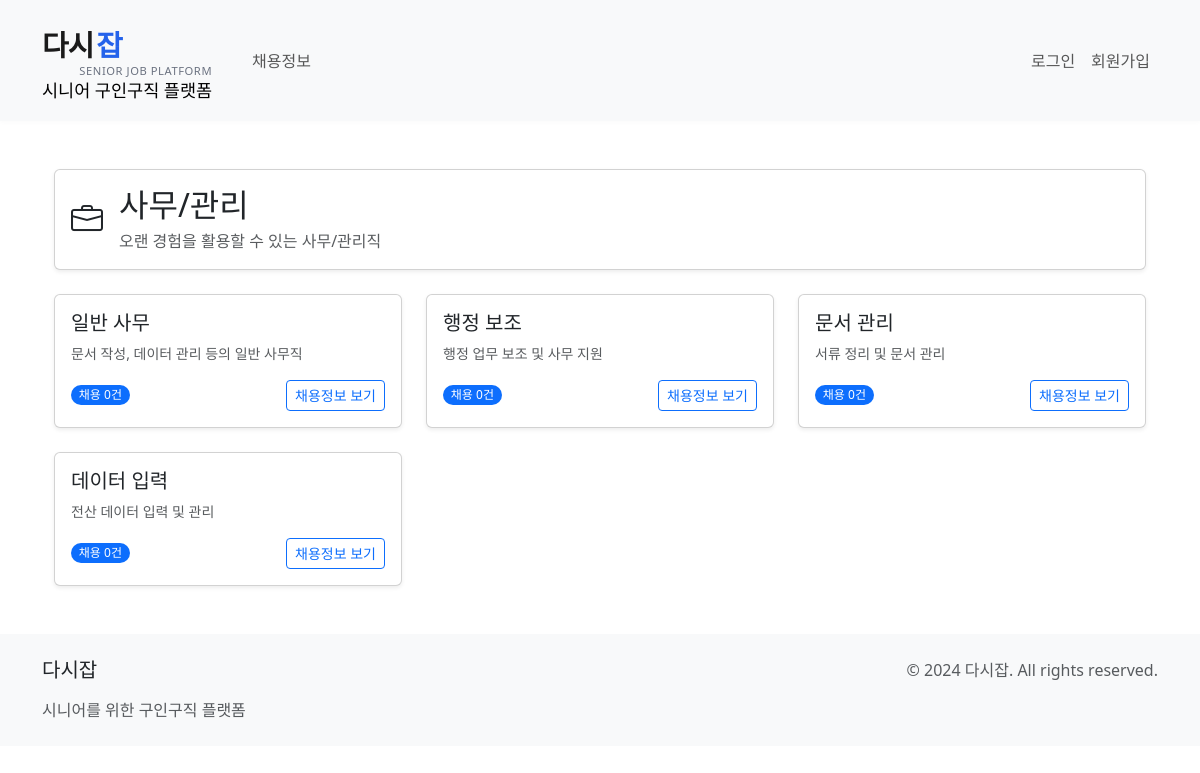
Page /category/1/ on the committed database.
### jobs/models.py (models this page shows, shortened)
class JobCategory(models.Model):
    name = models.CharField(max_length=100)
    description = models.TextField(blank=True)
    icon = models.CharField(max_length=50, blank=True)
    class Meta:
        verbose_name_plural = "Job Categories"

class SubCategory(models.Model):
    category = models.ForeignKey(JobCategory, on_delete=models.CASCADE, related_name='subcategories')
    name = models.CharField(max_length=100)
    description = models.TextField(blank=True)
    class Meta:
        verbose_name_plural = "Sub Categories"

### jobs/views.py (the view)
# urls.py: path('category/<int:pk>/', views.CategoryDetailView.as_view(), name='category_detail'),
class CategoryDetailView(DetailView):
    model = JobCategory
    template_name = 'jobs/category_detail.html'
    context_object_name = 'category'
    def get_context_data(self, **kwargs):
        context = super().get_context_data(**kwargs)
        context['subcategories'] = self.object.subcategories.all()
        return context

### jobs/templates/jobs/category_detail.html (shortened to what this page needs)
{% extends 'jobs/base.html' %}
{% block content %}
<div class="container mt-5">
    <div class="card mb-4 shadow-sm">
        <div class="card-body">
            <div class="d-flex align-items-center">
                <i class="bi bi-{{ category.icon }} fs-2 me-3"></i>
                <div>
                    <h2 class="card-title mb-1">{{ category.name }}</h2>
                    <p class="text-muted mb-0">{{ category.description }}</p>
                </div>
            </div>
        </div>
    </div>
    <div class="row row-cols-1 row-cols-md-2 row-cols-lg-3 g-4">
        {% for subcategory in subcategories %}
        <div class="col">
            <div class="card h-100 shadow-sm hover-card">
                <div class="card-body">
                    <h5 class="card-title">
                        <a href="{% url 'jobs:job_list_by_category' subcategory.id %}"
                           class="text-decoration-none text-dark">
                            {{ subcategory.name }}
                        </a>
                    </h5>
                    <p class="card-text text-muted small">{{ subcategory.description }}</p>
                    <div class="d-flex justify-content-between align-items-center">
                        <span class="badge bg-primary rounded-pill">
                            채용 {{ subcategory.jobs.count }}건
                        </span>
                        <a href="{% url 'jobs:job_list_by_category' subcategory.id %}"
                           class="btn btn-outline-primary btn-sm">
                            채용정보 보기
                        </a>
                    </div>
                </div>
            </div>
        </div>
        {% endfor %}
    </div>
</div>
{% endblock %}

### jobs/templates/jobs/category_detail.html (style rules this page uses)
.hover-card { transition: transform 0.2s ease-in-out, box-shadow 0.2s ease-in-out; }
.badge { font-weight: 500; }

### rows in the picture
JobCategory: name "사무/관리", description "오랜 경험을 활용할 수 있는 사무/관리직"
SubCategory: name "일반 사무", description "문서 작성, 데이터 관리 등의 일반 사무직", jobs.count "0"
SubCategory: name "행정 보조", description "행정 업무 보조 및 사무 지원", jobs.count "0"
SubCategory: name "문서 관리", description "서류 정리 및 문서 관리", jobs.count "0"
SubCategory: name "데이터 입력", description "전산 데이터 입력 및 관리", jobs.count "0"
